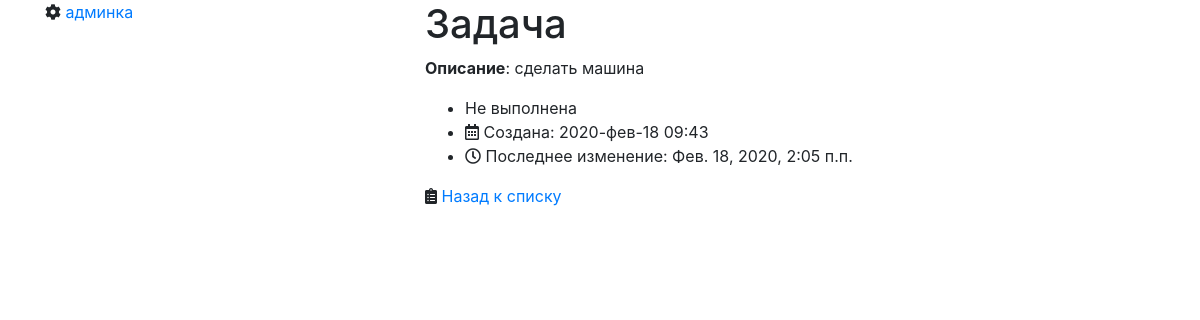
The page /details/1 on the database its author committed.
### tasks/models.py (models this page shows, shortened)
class TodoItem(models.Model):
    description = models.TextField("описание!")
    is_completed = models.BooleanField("выполнено", default=False)
    created = models.DateTimeField(auto_now_add=True)
    updated = models.DateTimeField(auto_now=True)
    owner = models.ForeignKey(
        User, on_delete=models.CASCADE, related_name="tasks"
    )
    priority = models.IntegerField(
        "Приоритет", choices=PRIORITY_CHOICES, default=PRIORITY_MEDIUM
    )
    category = models.ManyToManyField(Category, blank=True)
    def __str__(self):
        return self.description

### tasks/views.py (the view)
# urls.py: path("details/<int:pk>", views.TaskDetailsView.as_view(), name="details"),
class TaskDetailsView(DetailView):
    model = TodoItem
    template_name = "tasks/details.html"

### tasks/templates/tasks/details.html (shortened to what this page needs)
{% extends "base.html" %}
{% block main_content %}
  <h1>Задача</h1>
  <p><b>Описание</b>: {{ object }}</p>
  <ul>
    <li>
      {{ object.is_completed|yesno:"Выполнена,Не выполнена" }}
    </li>
    <li><i class="far fa-calendar-alt"></i>&nbsp;Создана: {{ object.created|date:"Y-b-d H:i" }}</li>
    <li><i class="far fa-clock"></i>&nbsp;Последнее изменение: {{ object.updated }}</li>
  </ul>
  <i class="fas fa-clipboard-list"></i>&nbsp;<a href="{% url "tasks:list" %}">Назад к списку</a>
{% endblock %}

### rows shown on the page
TodoItem: description "сделать машина", is_completed "Не выполнена", created "2020-фев-18 09:43", updated "Фев. 18, 2020, 2:05 п.п."
